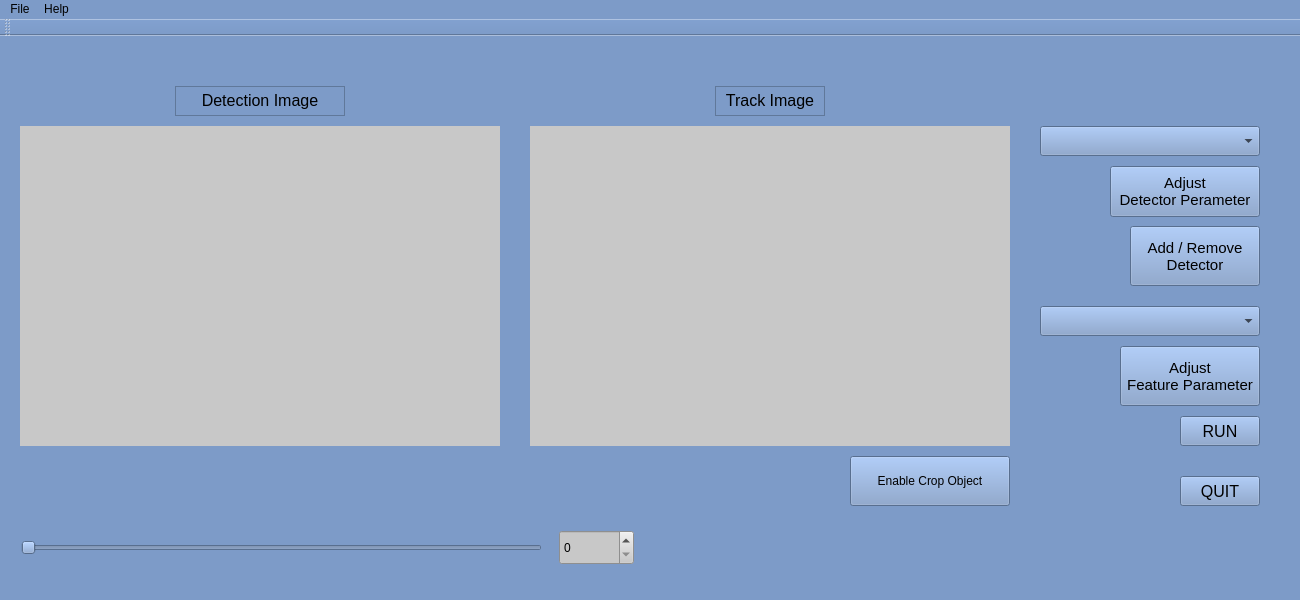
<?xml version="1.0" encoding="UTF-8"?>
<ui version="4.0">
 <class>MainWindow</class>
 <widget class="QMainWindow" name="MainWindow">
  <property name="geometry">
   <rect>
    <x>0</x>
    <y>0</y>
    <width>1300</width>
    <height>600</height>
   </rect>
  </property>
  <property name="windowTitle">
   <string>MainWindow</string>
  </property>
  <property name="styleSheet">
   <string notr="true">background-color: rgb(125, 155, 200);</string>
  </property>
  <widget class="QWidget" name="centralWidget">
   <widget class="MyQLabel" name="detection_image">
    <property name="geometry">
     <rect>
      <x>20</x>
      <y>90</y>
      <width>480</width>
      <height>320</height>
     </rect>
    </property>
    <property name="styleSheet">
     <string notr="true">background-color: rgb(200, 200, 200);</string>
    </property>
    <property name="text">
     <string/>
    </property>
    <property name="alignment">
     <set>Qt::AlignCenter</set>
    </property>
   </widget>
   <widget class="QPushButton" name="RUN">
    <property name="geometry">
     <rect>
      <x>1180</x>
      <y>380</y>
      <width>80</width>
      <height>30</height>
     </rect>
    </property>
    <property name="font">
     <font>
      <family>MS Shell Dlg 2</family>
      <pointsize>12</pointsize>
      <weight>9</weight>
      <italic>false</italic>
      <bold>false</bold>
     </font>
    </property>
    <property name="styleSheet">
     <string notr="true">font: 75 12pt &quot;MS Shell Dlg 2&quot;;</string>
    </property>
    <property name="text">
     <string>RUN</string>
    </property>
   </widget>
   <widget class="QLabel" name="tracking_image">
    <property name="geometry">
     <rect>
      <x>530</x>
      <y>90</y>
      <width>480</width>
      <height>320</height>
     </rect>
    </property>
    <property name="styleSheet">
     <string notr="true">background-color: rgb(200, 200, 200);</string>
    </property>
    <property name="text">
     <string/>
    </property>
    <property name="alignment">
     <set>Qt::AlignCenter</set>
    </property>
   </widget>
   <widget class="QTextEdit" name="textEdit">
    <property name="geometry">
     <rect>
      <x>175</x>
      <y>50</y>
      <width>170</width>
      <height>30</height>
     </rect>
    </property>
    <property name="html">
     <string>&lt;!DOCTYPE HTML PUBLIC &quot;-//W3C//DTD HTML 4.0//EN&quot; &quot;http://www.w3.org/TR/REC-html40/strict.dtd&quot;&gt;
&lt;html&gt;&lt;head&gt;&lt;meta name=&quot;qrichtext&quot; content=&quot;1&quot; /&gt;&lt;style type=&quot;text/css&quot;&gt;
p, li { white-space: pre-wrap; }
&lt;/style&gt;&lt;/head&gt;&lt;body style=&quot; font-family:'MS Shell Dlg 2'; font-size:8.25pt; font-weight:400; font-style:normal;&quot;&gt;
&lt;p align=&quot;center&quot; style=&quot; margin-top:0px; margin-bottom:0px; margin-left:0px; margin-right:0px; -qt-block-indent:0; text-indent:0px;&quot;&gt;&lt;span style=&quot; font-size:12pt;&quot;&gt;Detection Image&lt;/span&gt;&lt;/p&gt;&lt;/body&gt;&lt;/html&gt;</string>
    </property>
   </widget>
   <widget class="QTextEdit" name="textEdit_2">
    <property name="geometry">
     <rect>
      <x>715</x>
      <y>50</y>
      <width>110</width>
      <height>30</height>
     </rect>
    </property>
    <property name="layoutDirection">
     <enum>Qt::LeftToRight</enum>
    </property>
    <property name="html">
     <string>&lt;!DOCTYPE HTML PUBLIC &quot;-//W3C//DTD HTML 4.0//EN&quot; &quot;http://www.w3.org/TR/REC-html40/strict.dtd&quot;&gt;
&lt;html&gt;&lt;head&gt;&lt;meta name=&quot;qrichtext&quot; content=&quot;1&quot; /&gt;&lt;style type=&quot;text/css&quot;&gt;
p, li { white-space: pre-wrap; }
&lt;/style&gt;&lt;/head&gt;&lt;body style=&quot; font-family:'MS Shell Dlg 2'; font-size:8.25pt; font-weight:400; font-style:normal;&quot;&gt;
&lt;p align=&quot;center&quot; style=&quot; margin-top:0px; margin-bottom:0px; margin-left:0px; margin-right:0px; -qt-block-indent:0; text-indent:0px;&quot;&gt;&lt;span style=&quot; font-size:12pt;&quot;&gt;Track Image&lt;/span&gt;&lt;/p&gt;&lt;/body&gt;&lt;/html&gt;</string>
    </property>
   </widget>
   <widget class="QSpinBox" name="spinBox">
    <property name="geometry">
     <rect>
      <x>559</x>
      <y>494</y>
      <width>75</width>
      <height>35</height>
     </rect>
    </property>
    <property name="styleSheet">
     <string notr="true">background-color: rgb(200, 200, 200);</string>
    </property>
   </widget>
   <widget class="QSlider" name="horizontalSlider">
    <property name="geometry">
     <rect>
      <x>21</x>
      <y>494</y>
      <width>521</width>
      <height>35</height>
     </rect>
    </property>
    <property name="orientation">
     <enum>Qt::Horizontal</enum>
    </property>
   </widget>
   <widget class="QPushButton" name="detector">
    <property name="geometry">
     <rect>
      <x>1130</x>
      <y>190</y>
      <width>130</width>
      <height>60</height>
     </rect>
    </property>
    <property name="font">
     <font>
      <family>MS Shell Dlg 2</family>
      <pointsize>11</pointsize>
      <weight>50</weight>
      <italic>false</italic>
      <bold>false</bold>
     </font>
    </property>
    <property name="contextMenuPolicy">
     <enum>Qt::DefaultContextMenu</enum>
    </property>
    <property name="styleSheet">
     <string notr="true">font: 11pt &quot;MS Shell Dlg 2&quot;;
</string>
    </property>
    <property name="text">
     <string>Add / Remove
Detector</string>
    </property>
   </widget>
   <widget class="QComboBox" name="Detectors">
    <property name="geometry">
     <rect>
      <x>1040</x>
      <y>90</y>
      <width>220</width>
      <height>30</height>
     </rect>
    </property>
    <property name="styleSheet">
     <string notr="true">font: 75 12pt &quot;MS Shell Dlg 2&quot;;</string>
    </property>
   </widget>
   <widget class="QComboBox" name="Features">
    <property name="geometry">
     <rect>
      <x>1040</x>
      <y>270</y>
      <width>220</width>
      <height>30</height>
     </rect>
    </property>
    <property name="styleSheet">
     <string notr="true">font: 75 12pt &quot;MS Shell Dlg 2&quot;;</string>
    </property>
    <property name="currentText">
     <string/>
    </property>
   </widget>
   <widget class="QPushButton" name="pushButton">
    <property name="geometry">
     <rect>
      <x>1120</x>
      <y>310</y>
      <width>140</width>
      <height>60</height>
     </rect>
    </property>
    <property name="font">
     <font>
      <family>MS Shell Dlg 2</family>
      <pointsize>11</pointsize>
      <weight>50</weight>
      <italic>false</italic>
      <bold>false</bold>
     </font>
    </property>
    <property name="styleSheet">
     <string notr="true">font: 11pt &quot;MS Shell Dlg 2&quot;;</string>
    </property>
    <property name="text">
     <string>Adjust
Feature Parameter</string>
    </property>
   </widget>
   <widget class="QPushButton" name="Quit">
    <property name="geometry">
     <rect>
      <x>1180</x>
      <y>440</y>
      <width>80</width>
      <height>30</height>
     </rect>
    </property>
    <property name="font">
     <font>
      <pointsize>12</pointsize>
     </font>
    </property>
    <property name="text">
     <string>QUIT</string>
    </property>
   </widget>
   <widget class="QLabel" name="label_2">
    <property name="geometry">
     <rect>
      <x>20</x>
      <y>430</y>
      <width>481</width>
      <height>31</height>
     </rect>
    </property>
    <property name="text">
     <string/>
    </property>
   </widget>
   <widget class="QPushButton" name="EnableCropObject">
    <property name="geometry">
     <rect>
      <x>850</x>
      <y>420</y>
      <width>160</width>
      <height>50</height>
     </rect>
    </property>
    <property name="styleSheet">
     <string notr="true">font: 12pt &quot;MS Shell Dlg 2&quot;;</string>
    </property>
    <property name="text">
     <string>Enable Crop Object</string>
    </property>
   </widget>
   <widget class="QPushButton" name="AdjustObjSize">
    <property name="geometry">
     <rect>
      <x>1110</x>
      <y>130</y>
      <width>150</width>
      <height>51</height>
     </rect>
    </property>
    <property name="font">
     <font>
      <pointsize>11</pointsize>
     </font>
    </property>
    <property name="text">
     <string>Adjust 
Detector Perameter</string>
    </property>
   </widget>
   <zorder>detection_image</zorder>
   <zorder>RUN</zorder>
   <zorder>tracking_image</zorder>
   <zorder>textEdit</zorder>
   <zorder>textEdit_2</zorder>
   <zorder>spinBox</zorder>
   <zorder>horizontalSlider</zorder>
   <zorder>Detectors</zorder>
   <zorder>Features</zorder>
   <zorder>pushButton</zorder>
   <zorder>detector</zorder>
   <zorder>Quit</zorder>
   <zorder>label_2</zorder>
   <zorder>EnableCropObject</zorder>
   <zorder>AdjustObjSize</zorder>
  </widget>
  <widget class="QMenuBar" name="menuBar">
   <property name="geometry">
    <rect>
     <x>0</x>
     <y>0</y>
     <width>1300</width>
     <height>21</height>
    </rect>
   </property>
   <widget class="QMenu" name="menuFile_2">
    <property name="title">
     <string>File</string>
    </property>
    <widget class="QMenu" name="menuOpen">
     <property name="geometry">
      <rect>
       <x>469</x>
       <y>103</y>
       <width>130</width>
       <height>94</height>
      </rect>
     </property>
     <property name="font">
      <font>
       <family>MS Shell Dlg 2</family>
       <pointsize>8</pointsize>
       <weight>50</weight>
       <italic>false</italic>
       <bold>false</bold>
      </font>
     </property>
     <property name="styleSheet">
      <string notr="true">font: 75 12pt &quot;MS Shell Dlg 2&quot;;
font: 8pt &quot;MS Shell Dlg 2&quot;;
</string>
     </property>
     <property name="title">
      <string>Open</string>
     </property>
     <widget class="QMenu" name="menuImage">
      <property name="title">
       <string>Image</string>
      </property>
      <addaction name="actionDetect"/>
      <addaction name="actionTrack"/>
     </widget>
     <addaction name="menuImage"/>
     <addaction name="actionVideo"/>
    </widget>
    <addaction name="menuOpen"/>
    <addaction name="actionExit"/>
   </widget>
   <widget class="QMenu" name="menuHelp">
    <property name="title">
     <string>Help</string>
    </property>
    <addaction name="actionContents"/>
    <addaction name="actionAbout"/>
   </widget>
   <addaction name="menuFile_2"/>
   <addaction name="menuHelp"/>
  </widget>
  <widget class="QToolBar" name="mainToolBar">
   <attribute name="toolBarArea">
    <enum>TopToolBarArea</enum>
   </attribute>
   <attribute name="toolBarBreak">
    <bool>false</bool>
   </attribute>
  </widget>
  <widget class="QStatusBar" name="statusBar"/>
  <action name="actionExit">
   <property name="text">
    <string>Exit</string>
   </property>
   <property name="toolTip">
    <string>&lt;html&gt;&lt;head/&gt;&lt;body&gt;&lt;p&gt;&lt;span style=&quot; font-size:12pt; font-weight:600;&quot;&gt;Exit&lt;/span&gt;&lt;/p&gt;&lt;/body&gt;&lt;/html&gt;</string>
   </property>
  </action>
  <action name="actionDetect">
   <property name="text">
    <string>Detect</string>
   </property>
  </action>
  <action name="actionTrack">
   <property name="text">
    <string>Track</string>
   </property>
  </action>
  <action name="actionVideo">
   <property name="text">
    <string>Video</string>
   </property>
  </action>
  <action name="actionContents">
   <property name="text">
    <string>Contents</string>
   </property>
  </action>
  <action name="actionAbout">
   <property name="text">
    <string>About</string>
   </property>
  </action>
 </widget>
 <layoutdefault spacing="6" margin="11"/>
 <customwidgets>
  <customwidget>
   <class>MyQLabel</class>
   <extends>QLabel</extends>
   <header location="global">myqlabel.h</header>
  </customwidget>
 </customwidgets>
 <resources/>
 <connections/>
</ui>
